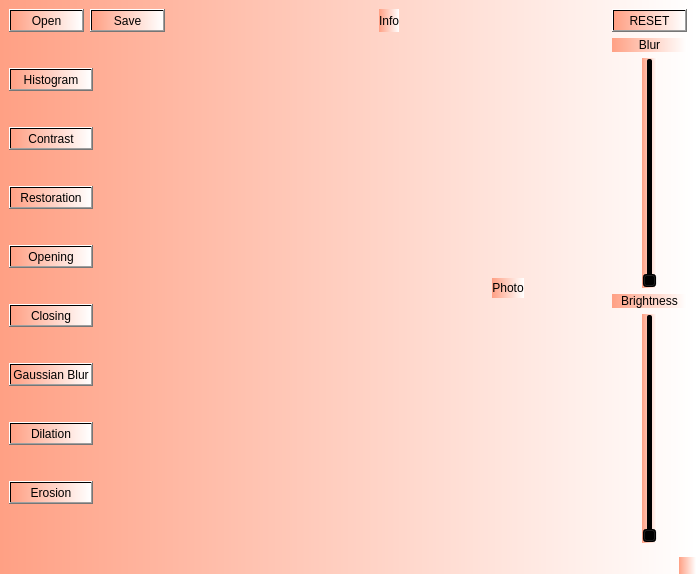
<?xml version="1.0" encoding="UTF-8"?>
<ui version="4.0">
 <class>MainWindow</class>
 <widget class="QMainWindow" name="MainWindow">
  <property name="geometry">
   <rect>
    <x>0</x>
    <y>0</y>
    <width>696</width>
    <height>574</height>
   </rect>
  </property>
  <property name="maximumSize">
   <size>
    <width>16777215</width>
    <height>16777215</height>
   </size>
  </property>
  <property name="windowTitle">
   <string>Image Processing Project</string>
  </property>
  <property name="styleSheet">
   <string notr="true">background-color: qlineargradient(spread:pad, x1:0, y1:0, x2:1, y2:0, stop:0 rgba(255, 160, 132, 255), stop:1 rgba(255, 255, 255, 255));</string>
  </property>
  <property name="iconSize">
   <size>
    <width>24</width>
    <height>24</height>
   </size>
  </property>
  <widget class="QWidget" name="centralwidget">
   <layout class="QGridLayout" name="gridLayout">
    <item row="0" column="0">
     <layout class="QHBoxLayout" name="horizontalLayout_2">
      <item>
       <widget class="QPushButton" name="open">
        <property name="text">
         <string>Open</string>
        </property>
       </widget>
      </item>
      <item>
       <widget class="QPushButton" name="save">
        <property name="text">
         <string>Save</string>
        </property>
       </widget>
      </item>
      <item>
       <spacer name="horizontalSpacer">
        <property name="orientation">
         <enum>Qt::Horizontal</enum>
        </property>
        <property name="sizeHint" stdset="0">
         <size>
          <width>40</width>
          <height>20</height>
         </size>
        </property>
       </spacer>
      </item>
      <item>
       <widget class="QLabel" name="Info">
        <property name="text">
         <string>Info</string>
        </property>
       </widget>
      </item>
      <item>
       <spacer name="horizontalSpacer_5">
        <property name="orientation">
         <enum>Qt::Horizontal</enum>
        </property>
        <property name="sizeHint" stdset="0">
         <size>
          <width>40</width>
          <height>20</height>
         </size>
        </property>
       </spacer>
      </item>
     </layout>
    </item>
    <item row="0" column="1">
     <widget class="QPushButton" name="resetButton">
      <property name="text">
       <string>RESET</string>
      </property>
     </widget>
    </item>
    <item row="1" column="0">
     <layout class="QHBoxLayout" name="horizontalLayout_6">
      <item>
       <layout class="QHBoxLayout" name="horizontalLayout_4">
        <item>
         <layout class="QVBoxLayout" name="verticalLayout">
          <item>
           <widget class="QPushButton" name="histButton">
            <property name="enabled">
             <bool>true</bool>
            </property>
            <property name="minimumSize">
             <size>
              <width>75</width>
              <height>0</height>
             </size>
            </property>
            <property name="text">
             <string>Histogram</string>
            </property>
           </widget>
          </item>
          <item>
           <widget class="QPushButton" name="sharpenButton">
            <property name="minimumSize">
             <size>
              <width>75</width>
              <height>0</height>
             </size>
            </property>
            <property name="text">
             <string>Contrast</string>
            </property>
           </widget>
          </item>
          <item>
           <widget class="QPushButton" name="restoration">
            <property name="text">
             <string>Restoration</string>
            </property>
           </widget>
          </item>
          <item>
           <widget class="QPushButton" name="opening">
            <property name="text">
             <string>Opening</string>
            </property>
           </widget>
          </item>
          <item>
           <widget class="QPushButton" name="closing">
            <property name="text">
             <string>Closing</string>
            </property>
           </widget>
          </item>
          <item>
           <widget class="QPushButton" name="gaussianBlurButton">
            <property name="minimumSize">
             <size>
              <width>75</width>
              <height>0</height>
             </size>
            </property>
            <property name="text">
             <string>Gaussian Blur</string>
            </property>
           </widget>
          </item>
          <item>
           <widget class="QPushButton" name="genislemeButton">
            <property name="text">
             <string>Dilation</string>
            </property>
           </widget>
          </item>
          <item>
           <widget class="QPushButton" name="erosionButton">
            <property name="text">
             <string>Erosion</string>
            </property>
           </widget>
          </item>
         </layout>
        </item>
        <item>
         <spacer name="horizontalSpacer_6">
          <property name="orientation">
           <enum>Qt::Horizontal</enum>
          </property>
          <property name="sizeHint" stdset="0">
           <size>
            <width>40</width>
            <height>20</height>
           </size>
          </property>
         </spacer>
        </item>
       </layout>
      </item>
      <item>
       <spacer name="horizontalSpacer_8">
        <property name="orientation">
         <enum>Qt::Horizontal</enum>
        </property>
        <property name="sizeHint" stdset="0">
         <size>
          <width>40</width>
          <height>20</height>
         </size>
        </property>
       </spacer>
      </item>
      <item>
       <layout class="QVBoxLayout" name="verticalLayout_3">
        <item>
         <spacer name="verticalSpacer">
          <property name="orientation">
           <enum>Qt::Vertical</enum>
          </property>
          <property name="sizeHint" stdset="0">
           <size>
            <width>20</width>
            <height>40</height>
           </size>
          </property>
         </spacer>
        </item>
        <item>
         <layout class="QHBoxLayout" name="horizontalLayout_3">
          <item>
           <spacer name="horizontalSpacer_2">
            <property name="orientation">
             <enum>Qt::Horizontal</enum>
            </property>
            <property name="sizeHint" stdset="0">
             <size>
              <width>40</width>
              <height>20</height>
             </size>
            </property>
           </spacer>
          </item>
          <item>
           <widget class="QLabel" name="goruntuLabel">
            <property name="text">
             <string>Photo</string>
            </property>
            <property name="alignment">
             <set>Qt::AlignCenter</set>
            </property>
           </widget>
          </item>
          <item>
           <spacer name="horizontalSpacer_7">
            <property name="orientation">
             <enum>Qt::Horizontal</enum>
            </property>
            <property name="sizeHint" stdset="0">
             <size>
              <width>40</width>
              <height>20</height>
             </size>
            </property>
           </spacer>
          </item>
         </layout>
        </item>
        <item>
         <spacer name="verticalSpacer_2">
          <property name="orientation">
           <enum>Qt::Vertical</enum>
          </property>
          <property name="sizeHint" stdset="0">
           <size>
            <width>20</width>
            <height>40</height>
           </size>
          </property>
         </spacer>
        </item>
       </layout>
      </item>
     </layout>
    </item>
    <item row="1" column="1" rowspan="2">
     <layout class="QVBoxLayout" name="verticalLayout_2">
      <item>
       <widget class="QLabel" name="label_3">
        <property name="text">
         <string>Blur</string>
        </property>
        <property name="alignment">
         <set>Qt::AlignCenter</set>
        </property>
       </widget>
      </item>
      <item alignment="Qt::AlignHCenter">
       <widget class="QSlider" name="verticalSlider_2">
        <property name="orientation">
         <enum>Qt::Vertical</enum>
        </property>
       </widget>
      </item>
      <item>
       <widget class="QLabel" name="label_2">
        <property name="text">
         <string>Brightness</string>
        </property>
        <property name="alignment">
         <set>Qt::AlignCenter</set>
        </property>
       </widget>
      </item>
      <item alignment="Qt::AlignHCenter">
       <widget class="QSlider" name="verticalSlider">
        <property name="layoutDirection">
         <enum>Qt::LeftToRight</enum>
        </property>
        <property name="orientation">
         <enum>Qt::Vertical</enum>
        </property>
       </widget>
      </item>
     </layout>
    </item>
   </layout>
  </widget>
  <widget class="QStatusBar" name="statusbar"/>
 </widget>
 <resources/>
 <connections>
  <connection>
   <sender>save</sender>
   <signal>clicked()</signal>
   <receiver>goruntuLabel</receiver>
   <slot>clear()</slot>
   <hints>
    <hint type="sourcelabel">
     <x>165</x>
     <y>26</y>
    </hint>
    <hint type="destinationlabel">
     <x>527</x>
     <y>271</y>
    </hint>
   </hints>
  </connection>
  <connection>
   <sender>open</sender>
   <signal>clicked()</signal>
   <receiver>goruntuLabel</receiver>
   <slot>clear()</slot>
   <hints>
    <hint type="sourcelabel">
     <x>83</x>
     <y>26</y>
    </hint>
    <hint type="destinationlabel">
     <x>527</x>
     <y>271</y>
    </hint>
   </hints>
  </connection>
  <connection>
   <sender>verticalSlider</sender>
   <signal>valueChanged(int)</signal>
   <receiver>goruntuLabel</receiver>
   <slot>setNum(int)</slot>
   <hints>
    <hint type="sourcelabel">
     <x>657</x>
     <y>387</y>
    </hint>
    <hint type="destinationlabel">
     <x>527</x>
     <y>271</y>
    </hint>
   </hints>
  </connection>
  <connection>
   <sender>verticalSlider_2</sender>
   <signal>valueChanged(int)</signal>
   <receiver>goruntuLabel</receiver>
   <slot>setNum(int)</slot>
   <hints>
    <hint type="sourcelabel">
     <x>638</x>
     <y>143</y>
    </hint>
    <hint type="destinationlabel">
     <x>527</x>
     <y>271</y>
    </hint>
   </hints>
  </connection>
  <connection>
   <sender>histButton</sender>
   <signal>clicked()</signal>
   <receiver>goruntuLabel</receiver>
   <slot>clear()</slot>
   <hints>
    <hint type="sourcelabel">
     <x>84</x>
     <y>63</y>
    </hint>
    <hint type="destinationlabel">
     <x>524</x>
     <y>271</y>
    </hint>
   </hints>
  </connection>
  <connection>
   <sender>resetButton</sender>
   <signal>clicked()</signal>
   <receiver>goruntuLabel</receiver>
   <slot>clear()</slot>
   <hints>
    <hint type="sourcelabel">
     <x>612</x>
     <y>32</y>
    </hint>
    <hint type="destinationlabel">
     <x>527</x>
     <y>270</y>
    </hint>
   </hints>
  </connection>
  <connection>
   <sender>sharpenButton</sender>
   <signal>clicked()</signal>
   <receiver>goruntuLabel</receiver>
   <slot>clear()</slot>
   <hints>
    <hint type="sourcelabel">
     <x>54</x>
     <y>92</y>
    </hint>
    <hint type="destinationlabel">
     <x>520</x>
     <y>271</y>
    </hint>
   </hints>
  </connection>
  <connection>
   <sender>gaussianBlurButton</sender>
   <signal>clicked()</signal>
   <receiver>goruntuLabel</receiver>
   <slot>clear()</slot>
   <hints>
    <hint type="sourcelabel">
     <x>51</x>
     <y>127</y>
    </hint>
    <hint type="destinationlabel">
     <x>524</x>
     <y>266</y>
    </hint>
   </hints>
  </connection>
  <connection>
   <sender>erosionButton</sender>
   <signal>clicked()</signal>
   <receiver>goruntuLabel</receiver>
   <slot>clear()</slot>
   <hints>
    <hint type="sourcelabel">
     <x>73</x>
     <y>451</y>
    </hint>
    <hint type="destinationlabel">
     <x>514</x>
     <y>265</y>
    </hint>
   </hints>
  </connection>
  <connection>
   <sender>genislemeButton</sender>
   <signal>clicked()</signal>
   <receiver>goruntuLabel</receiver>
   <slot>clear()</slot>
   <hints>
    <hint type="sourcelabel">
     <x>75</x>
     <y>415</y>
    </hint>
    <hint type="destinationlabel">
     <x>520</x>
     <y>263</y>
    </hint>
   </hints>
  </connection>
 </connections>
</ui>
